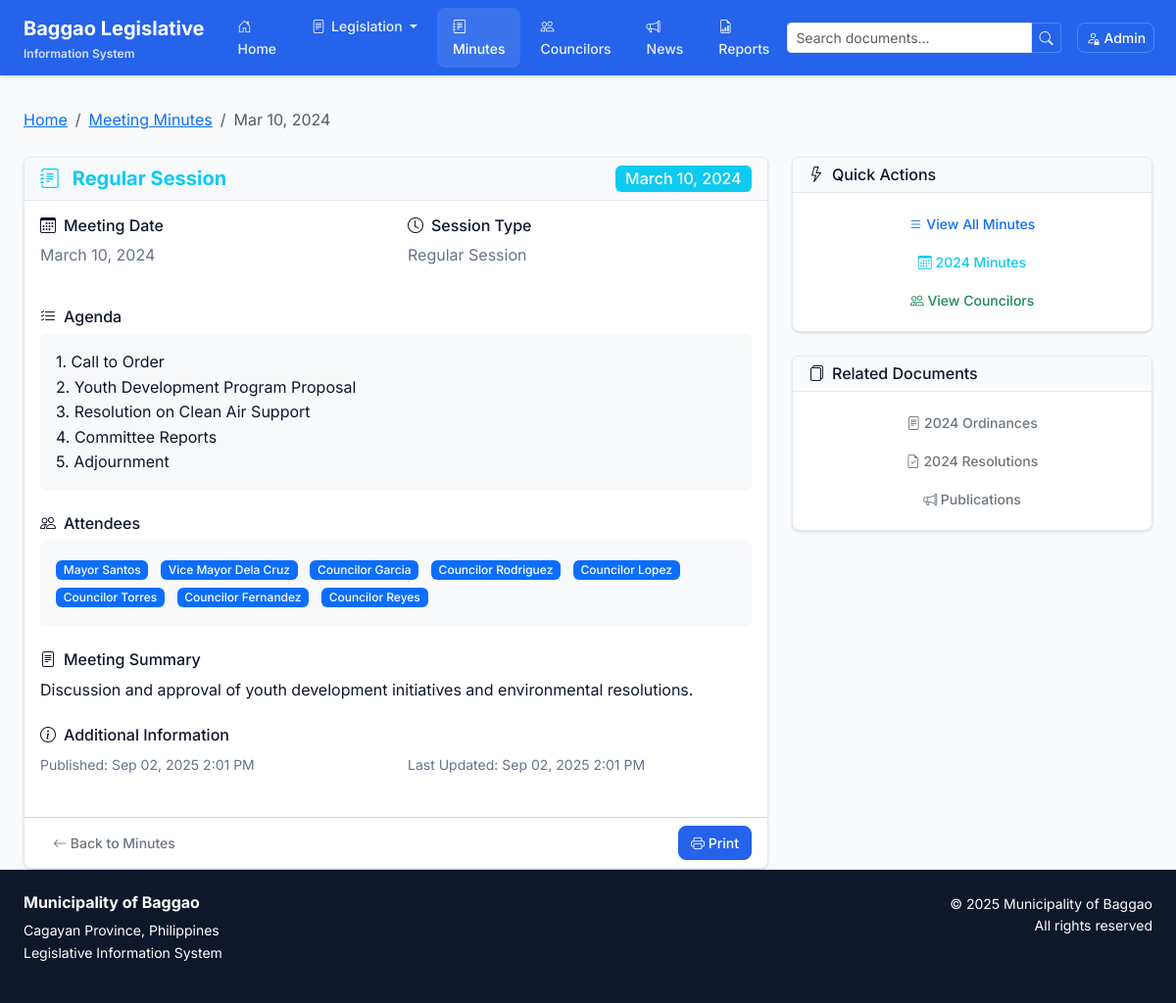
/minutes/view/3, run on the app's committed database.
### tables this page shows
CREATE TABLE `minutes` (
  `id` int(11) NOT NULL,
  `meeting_date` date NOT NULL,
  `session_type` varchar(100) NOT NULL,
  `agenda` text NOT NULL,
  `attendees` text NOT NULL,
  `summary` text NOT NULL,
  `file_path` varchar(255) DEFAULT NULL,
  `status` enum('published','draft') DEFAULT 'draft',
  `created_at` timestamp NOT NULL DEFAULT current_timestamp(),
  `updated_at` timestamp NOT NULL DEFAULT current_timestamp() ON UPDATE current_timestamp()
);

### core/Controller.php (called while the page is built, shortened)
<?php
class Controller {
    protected function loadView($view, $data = []) {
        extract($data);
        include "views/{$view}.php";
        include "views/layout.php";
    }
}
?>

### controllers/MinuteController.php (called while the page is built, shortened)
<?php
class MinuteController extends Controller {
    public function view($id) {
        $minuteModel = new Minute();
        $minute = $minuteModel->findById($id);
        $data = ['minute' => $minute];
        $this->loadView('minutes/view', $data);
    }
}
?>

### index.php (called while the page is built, shortened)
<?php
require_once 'config/database.php';
spl_autoload_register(function ($class_name) {
    $directories = [
        'models/',
        'controllers/',
        'core/'
    ];
    foreach ($directories as $directory) {
        $file = $directory . $class_name . '.php';
        if (file_exists($file)) {
            return;
        }
    }
});
$request = $_GET['page'] ?? 'home';
$action = $_GET['action'] ?? 'index';
$id = $_GET['id'] ?? null;
$routes = [
    'home' => 'HomeController',
    'ordinances' => 'OrdinanceController',
    'resolutions' => 'ResolutionController',
    'minutes' => 'MinuteController',
    'councilors' => 'CouncilorController',
    'publications' => 'PublicationController',
    'reports' => 'ReportController',
    'admin' => 'AdminController',
    'auth' => 'AuthController'
];
if (isset($routes[$request])) {
    $controller = new $controller_name();
    if (method_exists($controller, $action)) {
        $controller->$action($id);
    } else {
        $controller->index();
    }
} else {
    include 'views/404.php';
}
?>

### core/Model.php (called while the page is built, shortened)
<?php
class Model {
    protected $db;
    protected $table;
    public function __construct() {
        $database = new Database();
        $this->db = $database->getConnection();
    }
    public function findById($id) {
        $stmt = $this->db->prepare("SELECT * FROM {$this->table} WHERE id = ?");
        $stmt->execute([$id]);
        return $stmt->fetch();
    }
}
?>

### config/database.php (called while the page is built, shortened)
<?php
class Database {
    private $host = DB_HOST;
    private $db_name = DB_NAME;
    private $username = DB_USER;
    private $password = DB_PASS;
    private $conn = null;
    public function getConnection() {
        if ($this->conn === null) {
            try {
                $this->conn = new PDO(
                    "mysql:host=" . $this->host . ";dbname=" . $this->db_name,
                    $this->username,
                    $this->password,
                    array(
                        PDO::ATTR_ERRMODE => PDO::ERRMODE_EXCEPTION,
                        PDO::ATTR_DEFAULT_FETCH_MODE => PDO::FETCH_ASSOC,
                        PDO::MYSQL_ATTR_INIT_COMMAND => "SET NAMES utf8"
                    )
                );
            } catch(PDOException $exception) {
                echo "Connection error: " . $exception->getMessage();
                die();
            }
        }
        return $this->conn;
    }
}
?>

### views/minutes/view.php (the view, shortened to what this page needs)
<div class="mb-4">
    <nav aria-label="breadcrumb">
        <ol class="breadcrumb">
            <li class="breadcrumb-item"><a href="<?= BASE_URL ?>">Home</a></li>
            <li class="breadcrumb-item"><a href="<?= BASE_URL ?>minutes">Meeting Minutes</a></li>
            <li class="breadcrumb-item active"><?= date('M d, Y', strtotime($minute['meeting_date'])) ?></li>
        </ol>
    </nav>
</div>
<div class="row">
    <div class="col-lg-8">
        <div class="card">
            <div class="card-header d-flex justify-content-between align-items-center">
                <h5 class="mb-0 text-info fw-bold">
                    <i class="bi bi-journal-text me-2"></i>
                    <?= htmlspecialchars($minute['session_type']) ?>
                </h5>
                <span class="badge bg-info fs-6">
                    <?= date('F d, Y', strtotime($minute['meeting_date'])) ?>
                </span>
            </div>
            <div class="card-body">
                <div class="row mb-4">
                    <div class="col-md-6">
                        <h6><i class="bi bi-calendar3 me-2"></i>Meeting Date</h6>
                        <p class="text-muted"><?= date('F d, Y', strtotime($minute['meeting_date'])) ?></p>
                    </div>
                    <div class="col-md-6">
                        <h6><i class="bi bi-clock me-2"></i>Session Type</h6>
                        <p class="text-muted"><?= htmlspecialchars($minute['session_type']) ?></p>
                    </div>
                </div>
                <div class="mb-4">
                    <h6><i class="bi bi-list-check me-2"></i>Agenda</h6>
                    <div class="bg-light p-3 rounded">
                        <?= nl2br(htmlspecialchars($minute['agenda'])) ?>
                    </div>
                </div>
                <div class="mb-4">
                    <h6><i class="bi bi-people me-2"></i>Attendees</h6>
                    <div class="bg-light p-3 rounded">
                        <?php
                        $attendees = explode(',', $minute['attendees']);
                        foreach ($attendees as $attendee):
                        ?>
                            <span class="badge bg-primary me-2 mb-1"><?= htmlspecialchars(trim($attendee)) ?></span>
                        <?php endforeach; ?>
                    </div>
                </div>
                <div class="mb-4">
                    <h6><i class="bi bi-file-text me-2"></i>Meeting Summary</h6>
                    <div class="text-justify">
                        <?= nl2br(htmlspecialchars($minute['summary'])) ?>
                    </div>
                </div>
                <div class="mb-4">
                    <h6><i class="bi bi-info-circle me-2"></i>Additional Information</h6>
                    <div class="row">
                        <div class="col-md-6">
                            <small class="text-muted">Published: <?= date('M d, Y g:i A', strtotime($minute['created_at'])) ?></small>
                        </div>
                        <div class="col-md-6">
                            <small class="text-muted">Last Updated: <?= date('M d, Y g:i A', strtotime($minute['updated_at'])) ?></small>
                        </div>
                    </div>
                </div>
            </div>
            <div class="card-footer bg-transparent">
                <div class="d-flex justify-content-between align-items-center">
                    <a href="<?= BASE_URL ?>minutes" class="btn btn-outline-secondary">
                        <i class="bi bi-arrow-left"></i> Back to Minutes
                    </a>
                    <div>
                        <button class="btn btn-primary" onclick="window.print()">
                            <i class="bi bi-printer"></i> Print
                        </button>
                    </div>
                </div>
            </div>
        </div>
    </div>
    <div class="col-lg-4">
        <div class="card mb-4">
            <div class="card-header">
                <h6 class="mb-0"><i class="bi bi-lightning me-2"></i>Quick Actions</h6>
            </div>
            <div class="card-body">
                <div class="d-grid gap-2">
                    <a href="<?= BASE_URL ?>minutes" class="btn btn-outline-primary btn-sm">
                        <i class="bi bi-list"></i> View All Minutes
                    </a>
                    <a href="<?= BASE_URL ?>minutes?year=<?= date('Y', strtotime($minute['meeting_date'])) ?>" class="btn btn-outline-info btn-sm">
                        <i class="bi bi-calendar3"></i> <?= date('Y', strtotime($minute['meeting_date'])) ?> Minutes
                    </a>
                    <a href="<?= BASE_URL ?>councilors" class="btn btn-outline-success btn-sm">
                        <i class="bi bi-people"></i> View Councilors
                    </a>
                </div>
            </div>
        </div>
        <div class="card">
            <div class="card-header">
                <h6 class="mb-0"><i class="bi bi-files me-2"></i>Related Documents</h6>
            </div>
            <div class="card-body">
                <div class="d-grid gap-2">
                    <a href="<?= BASE_URL ?>ordinances?year=<?= date('Y', strtotime($minute['meeting_date'])) ?>" class="btn btn-outline-secondary btn-sm">
                        <i class="bi bi-file-text"></i> <?= date('Y', strtotime($minute['meeting_date'])) ?> Ordinances
                    </a>
                    <a href="<?= BASE_URL ?>resolutions?year=<?= date('Y', strtotime($minute['meeting_date'])) ?>" class="btn btn-outline-secondary btn-sm">
                        <i class="bi bi-file-earmark-check"></i> <?= date('Y', strtotime($minute['meeting_date'])) ?> Resolutions
                    </a>
                    <a href="<?= BASE_URL ?>publications" class="btn btn-outline-secondary btn-sm">
                        <i class="bi bi-megaphone"></i> Publications
                    </a>
                </div>
            </div>
        </div>
    </div>
</div>

### views/layout.php (style rules this page uses)
:root { --primary: #2563eb; --primary-foreground: #ffffff; --secondary: #f1f5f9; --secondary-foreground: #0f172a; --muted: #f8fafc; --muted-foreground: #64748b; --accent: #f1f5f9; --accent-foreground: #0f172a; --destructive: #ef4444; --destructive-foreground: #ffffff; --border: #e2e8f0; --input: #e2e8f0; --ring: #2563eb; --background: #ffffff; --foreground: #0f172a; --card: #ffffff; --card-foreground: #0f172a; --popover: #ffffff; --popover-foreground: #0f172a; --radius: 0.5rem; }
* { border-color: var(--border); }
body { font-family: 'Inter', -apple-system, BlinkMacSystemFont, sans-serif; background-color: var(--background); color: var(--foreground); line-height: 1.6; }
.btn { border-radius: var(--radius); font-weight: 500; font-size: 0.875rem; transition: all 0.2s ease; border: 1px solid transparent; }
.btn-primary { background-color: var(--primary); color: var(--primary-foreground); border-color: var(--primary); }
.card { background-color: var(--card); color: var(--card-foreground); border: 1px solid var(--border); border-radius: var(--radius); box-shadow: 0 1px 3px 0 rgb(0 0 0 / 0.1), 0 1px 2px -1px rgb(0 0 0 / 0.1); transition: all 0.2s ease; }
.card-header { background-color: var(--muted); border-bottom: 1px solid var(--border); font-weight: 600; font-size: 0.875rem; }
.text-muted { color: var(--muted-foreground) !important; }
.badge { font-size: 0.75rem; font-weight: 500; border-radius: calc(var(--radius) - 2px); }
.card { transition: all 0.2s cubic-bezier(0.4, 0, 0.2, 1); }
.btn { transition: all 0.2s cubic-bezier(0.4, 0, 0.2, 1); }

### data on the page
minutes: meeting_date "Mar 10, 2024", session_type "Regular Session", meeting_date "March 10, 2024", agenda "1. Call to Order 2. Youth Development Program Proposal 3. Resolution on Clean Air Support 4. Committee Reports 5. Adjournment", attendees "Mayor Santos", attendees "Vice Mayor Dela Cruz", attendees "Councilor Garcia", attendees "Councilor Rodriguez", attendees "Councilor Lopez", attendees "Councilor Torres", attendees "Councilor Fernandez", attendees "Councilor Reyes", summary "Discussion and approval of youth development initiatives and environmental resolutions.", created_at "Sep 02, 2025 2:01 PM", updated_at "Sep 02, 2025 2:01 PM", meeting_date "2024"
